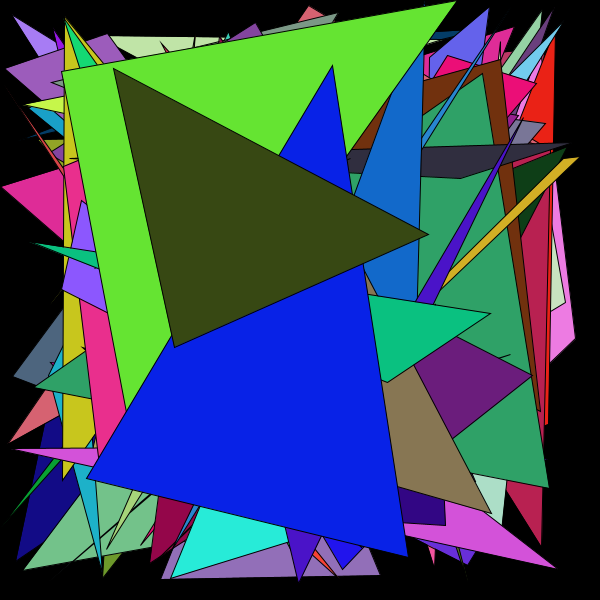
Frame 1 (no input)
Frame 60 (the mouse pressed at the canvas centre just before this capture): identical to frame 1, image omitted
Frame 120 (the mouse held since frame 60 and released just before this capture): blank canvas, image omitted

The Processing sketch that drew this single still picture (run headless with seeded random() and noise(); from frame 60 on, the mouse is pressed at the canvas centre):

// Processing sketch: processing_75465
// ── processing_75465.pde

int count=1;
void setup()
{
  size(600, 600);
  background(0);
}
void draw()
{
  while (count<101)
  {
    fill(random(255), random(255), random(255));
    triangle(random(585), random(585), random(585), random(585), random(585), random(585));
    count++;
  }
  if (mousePressed==true)
  {
    background(0);
    count=1;
  }
}
